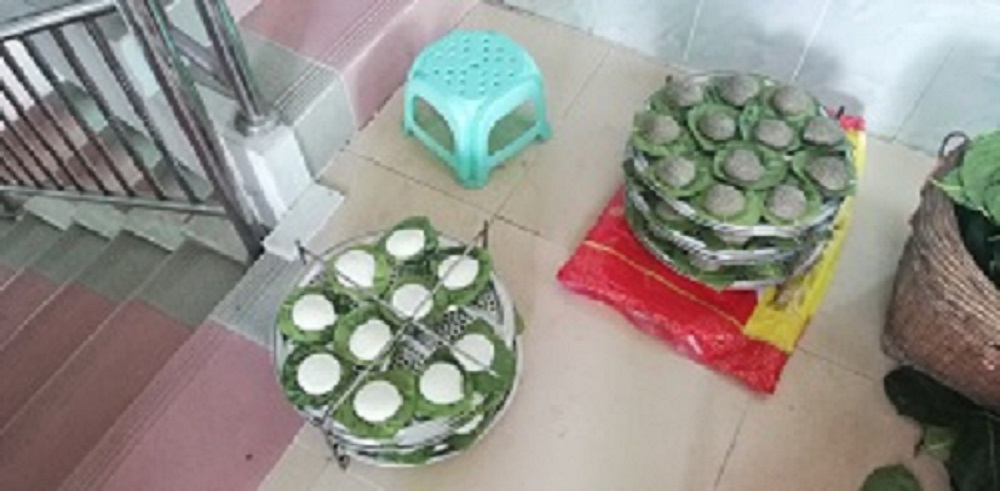
#> input picture img_source/food.jpg, 1000 x 491 px
$ python flipping.py --image ../../img_source/food.jpg
#> lines starting #> are read from the running program, lines starting #| are printed output that depends on the picture
# usage moldor argparse   python translation.py -i IMAGE

import numpy as np
import argparse
import imutils
import cv2

ap = argparse.ArgumentParser()
ap.add_argument("-i", "--image", required = True,
help = "Path to the image")
args = vars(ap.parse_args())

image = cv2.imread(args["image"])
#> image is the input picture: shape (491, 1000, 3); mean B, G, R 137.3, 144.4, 148
cv2.imshow("Original", image)

flipped=cv2.flip(image,1)
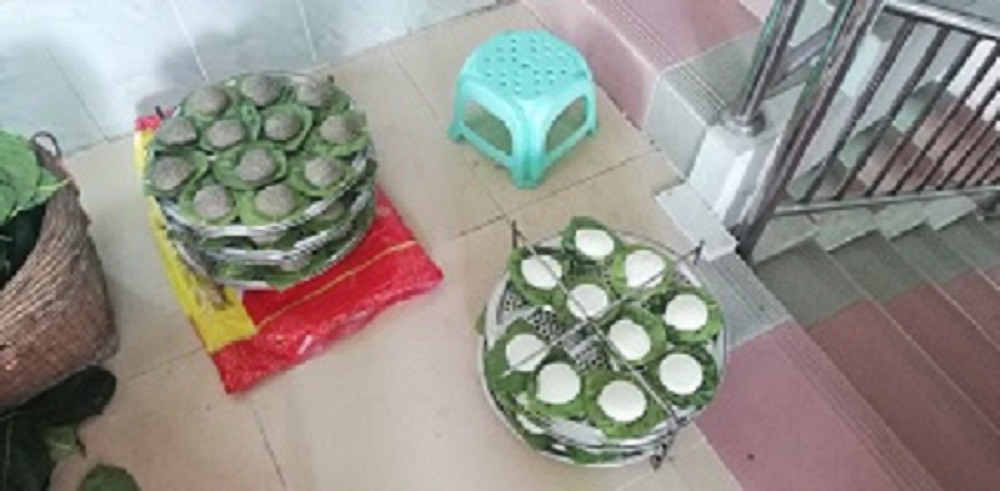
#> flipped: shape (491, 1000, 3); mean B, G, R 137.3, 144.4, 148
cv2.imshow("Flipped Horizontally",flipped)

flipped=cv2.flip(image,0)
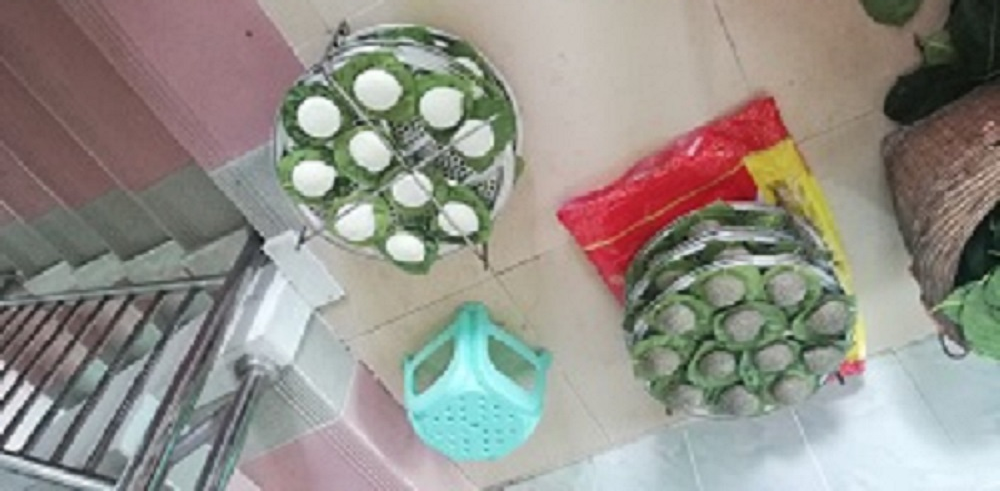
#> flipped: shape (491, 1000, 3); mean B, G, R 137.3, 144.4, 148
cv2.imshow("Flipped Vertically", flipped)

flipped=cv2.flip(image,-1)
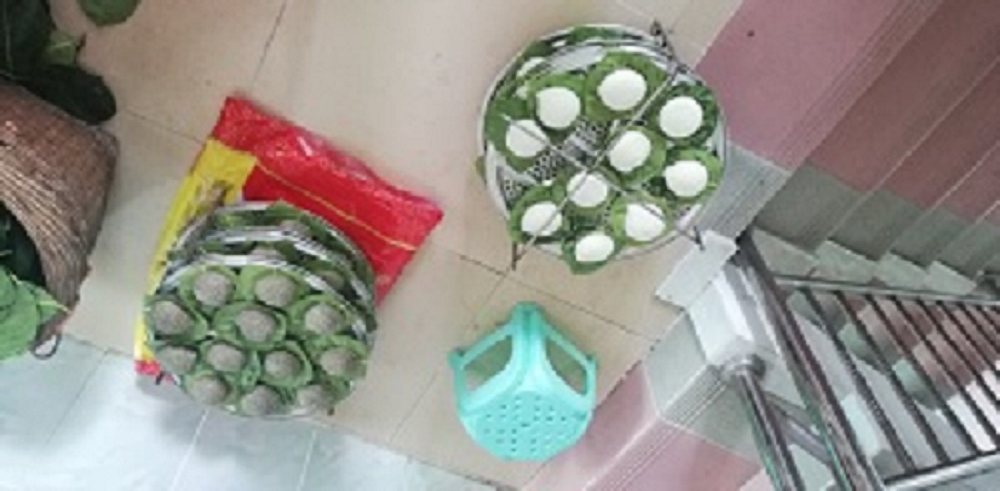
#> flipped: shape (491, 1000, 3); mean B, G, R 137.3, 144.4, 148
cv2.imshow("Flipped Horizontally & Vertically", flipped)


cv2.waitKey(0)
